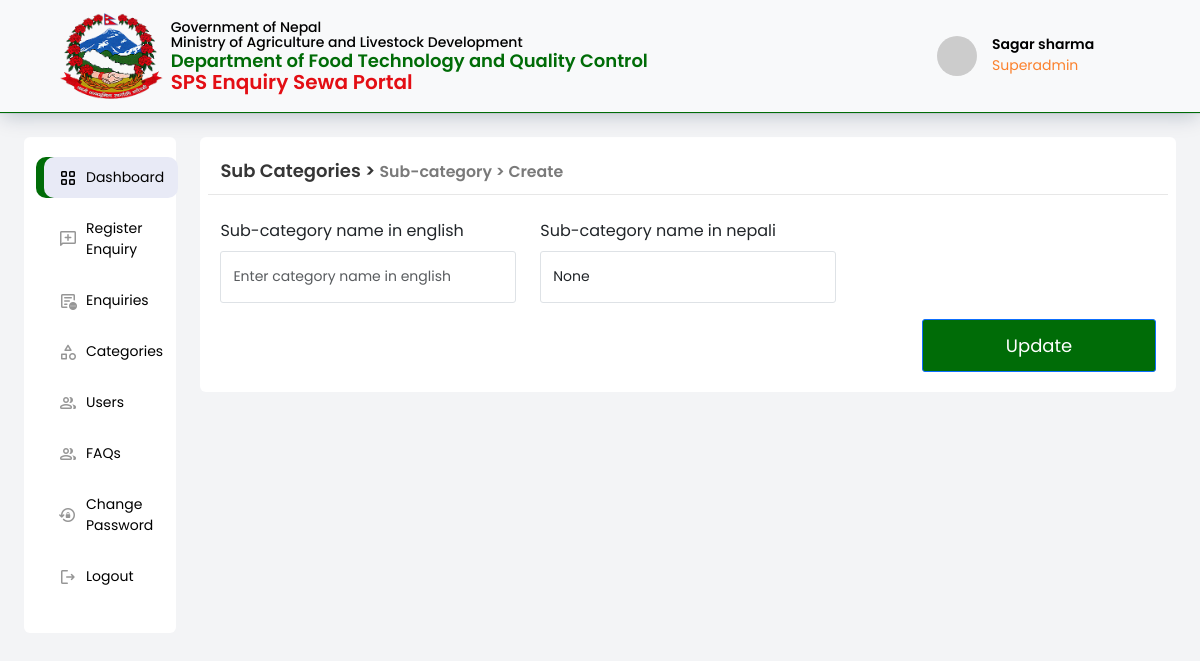
Screenshot of /edit-sub-category/1 (signed in) with the database file from the repository.
### account/models.py (models this page shows, shortened)
class CustomUser(AbstractUser):
    username = models.CharField(max_length=255,unique=True)
    first_name = models.CharField(max_length=150)
    last_name = models.CharField(max_length=150)
    email = models.EmailField(unique=True)
    phone_number = models.CharField(
        max_length=15, null=True,
        validators=[
            RegexValidator(r'^\d{10}$', 'Phone number must be 10 digits')
        ]
    )
    nationality = models.CharField(max_length=2, choices=choices.COUNTRY_CHOICES,default="NP")
    address=models.CharField(max_length=100,null=True)
    created_date=models.DateTimeField(auto_now_add=True)
    USER=3
    SUPERADMIN=1
    COMPLAIN_REVIEWER=2
    ROLE_CHOICES=(
        (USER,'USER'),
        (SUPERADMIN,'SUPERADMIN'),
        (COMPLAIN_REVIEWER,'COMPLAIN REVIEWER')
    )
    role = models.PositiveSmallIntegerField(
        choices=ROLE_CHOICES, blank=True, default=3
    )
    USERNAME_FIELD='email'
    REQUIRED_FIELDS=['username',]
    def role_name(self):
        if self.role==1:
            return 'Superadmin'
        elif self.role==2:
            return 'Enquiry Reviewer'
        elif self.role==3:
            return 'User'

### management/models.py (models this page shows, shortened)
class ComplainSubCategory(models.Model):
    english_name=models.CharField(max_length=60,unique=True)
    nepali_name=models.CharField(max_length=100, null=True)

### account/decorators.py (the view)
    def wrapper(request, *args, **kwargs):
        if request.user.role == 1:
            return view_func(request, *args, **kwargs)
        else:
            return redirect('account:login')

### account/authentication.py (called while the page is built)
    def get_user(self, user_id):
        CustomUser=get_user_model()
        try:
            return CustomUser.objects.get(pk=user_id)
        except CustomUser.DoesNotExist:
            return None

### management/templates/management/add_subcategory.html (shortened to what this page needs)
{% extends 'layout.html' %}
{% load static %}
{% block content %}
            <div class="col-md-9 my-profile-w-85">
                <section id="tab-content-container">
                    <div class="p-0">
                        <div class="row">
                            <div class="main-section-title">
                                <a href="" class="section-title"> Sub Categories > <span style="color: #7a7a7a; font-size: 18px;"><small>Sub-category > Create</small></span></a>
                            </div>
                            <hr class="main-section-hr">
                            <div class="tab-content mt-4" id="myTabContent">
                                {% if sub_category.id %}
                                <form action="{% url 'management:edit_sub_category' id=sub_category.id %}" method="post">
                                    {% else %}
                                <form action="{% url 'management:create_sub_category'%}" method="post">
                                    {% endif %}
                                    <div class="row mb-3">
                                        <div class="col-md-4">
                                            <label for="" class="form-label cm">Sub-category name in english</label>
                                            <input type="text" class="form-control cm"{% if sub_category.id %} value="{{ sub_category.english_name }}"{% endif %}
                                                placeholder="Enter category name in english" name="english_name">
                                        </div>
                                        <div class="col-md-4">
                                            <label for="" class="form-label cm">Sub-category name in nepali</label>
                                            <input type="text" class="form-control cm"{% if sub_category.id %} value="{{ sub_category.nepali_name }}"{% endif %}
                                                placeholder="Enter category name in nepali" name="nepali_name">
                                        </div>
                                    </div>
                                    <div class="row">
                                        <div class="col-md-12 text-end">
                                            <button type="submit" class="btn btn-primary w-25">
                                                {% if sub_category.id %}Update{% else %}Create{% endif %}</button>
                                        </div>
                                    </div>
                                </form>
                            </div>
                        </div>
                    </div>
                </section>
            </div>
 {% endblock %}

### templates/login_header.html (shortened to what this page needs)
{% load static %}
<!doctype html>
<html lang="en">
  <head>
    <link href="https://cdn.jsdelivr.net/npm/bootstrap@5.3.2/dist/css/bootstrap.min.css" rel="stylesheet">
    <link rel="stylesheet" href="https://cdnjs.cloudflare.com/ajax/libs/font-awesome/6.4.2/css/all.min.css" />
    <link rel="stylesheet" href="https://cdn.datatables.net/1.13.7/css/jquery.dataTables.min.css">
    <link rel="stylesheet" href="https://cdn.datatables.net/buttons/2.3.6/css/buttons.dataTables.min.css">
    <link rel="stylesheet" href="https://cdnjs.cloudflare.com/ajax/libs/fancybox/3.5.7/jquery.fancybox.css" />
    <link rel="stylesheet" href="{% static 'css/style.css' %}">
  </head>
  <body>
    <nav class="navbar navbar-expand-lg bg-body-tertiary sticky-top">
        <div class="container-fluid d-flex justify-space-between mx-5">
            <a class="navbar-brand" href="#">
                <img src="{% static 'images/np.png' %}" alt="Logo" width="14%" height="100%" class="d-inline-block align-text-top">
                <div class="ms-2">
                    <p class="mb-0">Government of Nepal <br>
                       Ministry of Agriculture and Livestock Development
                    </p>
                    <p class="mb-0 dftqc">Department of Food Technology and Quality Control <br> <span>SPS Enquiry Sewa Portal</span></p>
                </div>
            </a>
            <div class="db-user-profile">
                <div class="db-user-profile-right dropdown main">
                    <button class="btn btn-secondary dropdown-toggle" type="button" data-bs-toggle="dropdown" aria-expanded="false">
                        <div class="usersmimage-div">
                            <img src="https://ui-avatars.com/api/?name={{ request.user.first_name.0 }}+{{ request.user.last_name.0 }}&amp;rounded=true&amp;background=FB802C&amp;color=ffffff&amp;size=28&amp;bold=true" alt=""></div>
                        <div>
                            <h3 class="username"> {{ request.user.first_name }} {{ request.user.last_name }}</h3>
                            <p class="userrole">{{ request.user.role_name }}</p>
                        </div>
                    </button>
                </div>
            </div>
        </div>
    </nav>

### static/css/style.css (style rules this page uses)
body { font-family: Poppins; background: var(--specialbg); }
a { text-decoration: none; }
:root { --mainbg: #eef2f6; --white: #ffffff; --bluecolor: #006c07; --iconbg: #e8eaf6; --fieldbg: #f8fafc; --blackcolorprimary: #000000; --blackcolorsecondary: #000000a6; --blacktextsecondary: rgba(0, 0, 0, 0.7); --specialbg: #f3f4f6; --active: #006c07; --inactive: #ff0000; }
.navbar-brand { display: flex; align-items: center; }
.navbar-brand p { font-weight: 500; font-size: 14px; color: #000000; line-height: 1.1; }
.navbar-brand .dftqc { font-weight: 600; font-size: 18px; color: #006c07; }
.navbar-brand span { font-weight: 600; font-size: 20px; color: #e30e14; }
.navbar { border-bottom: 1px solid var(--bluecolor); box-shadow: rgba(9, 30, 66, 0.25) 0px 4px 20px -2px, rgba(9, 30, 66, 0.08) 0px 0px 0px 1px; }
.db-user-profile { display: flex; justify-content: center; align-items: center; }
.dropdown.main { margin-right: 15px; }
.dropdown button.btn.btn-secondary.dropdown-toggle { padding: .4rem .8rem .4rem .4rem; border-radius: 100vw; transition: background-color 50ms ease-in-out; margin-right: 18px; display: flex; }
.dropdown.main button { background-color: transparent !important; color: #000; border: transparent; }
.db-user-profile-right .username { font-size: 14px; font-weight: 600; margin-bottom: 2px; font-family: poppins; color: #000; text-align: left; }
.db-user-profile-right .userrole { font-size: 14px; font-weight: 400; padding: 0; color: #fb802c; font-family: poppins; text-align: left; margin: 0; }
.db-user-profile img { height: 40px; border-radius: 50%; object-fit: cover; }
.dropdown.main button img { margin-right: 15px; }
.dropdown-toggle::after { display: none; }
#tab-content-container { padding: 20px; border-radius: 6px; background: var(--white); }
.main-section-hr { margin: 10px 0 0 0; color: #00000060; }
.main-section-title { display: flex; justify-content: space-between; align-items: center; }
.main-section-title .section-title { text-decoration: none; font-family: Poppins; font-weight: 600; font-size: 18px; color: #000000c9; }
@media (min-width: 768px) { .my-profile-w-85 { flex: 0 0 auto; width: 85%!important; } }
button.btn.btn-primary { text-transform: capitalize; font-size: 18px; text-transform: capitalize; font-family: Poppins; font-weight: 400; border-radius: 3px; background-color: #006c07; padding: 12px 50px; }
.form-control.cm { border-radius: 3px !important; font-size: 14px !important; padding: 12px !important; line-height: 1.8; }

### rows the page displays
CustomUser: user.first_name "Sagar", user.last_name "sharma", user.role_name "Superadmin"
ComplainSubCategory: nepali_name "None"
